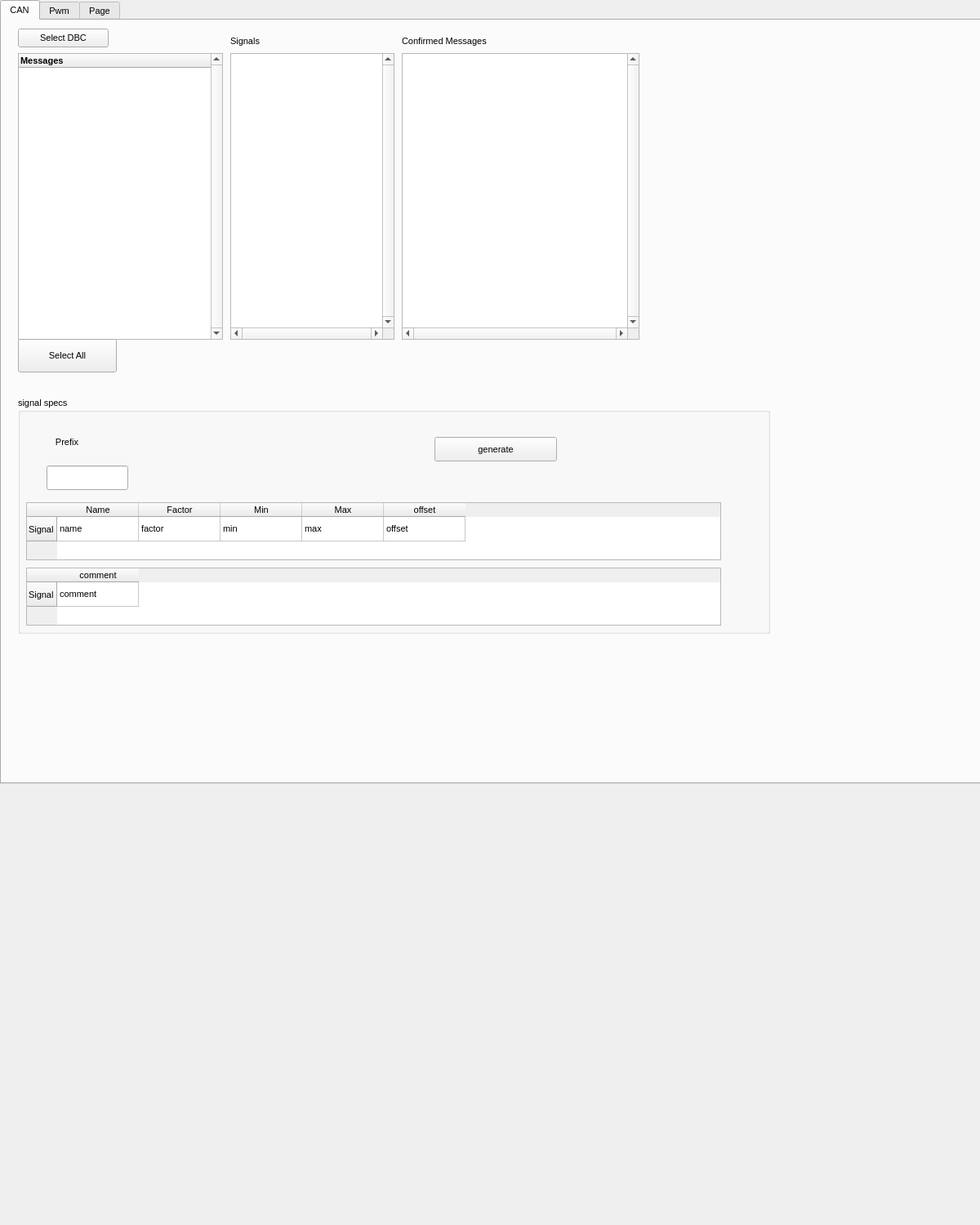
<?xml version="1.0" encoding="UTF-8"?>
<ui version="4.0">
 <class>Form</class>
 <widget class="QWidget" name="Form">
  <property name="geometry">
   <rect>
    <x>0</x>
    <y>0</y>
    <width>1200</width>
    <height>1500</height>
   </rect>
  </property>
  <property name="sizePolicy">
   <sizepolicy hsizetype="Fixed" vsizetype="Fixed">
    <horstretch>0</horstretch>
    <verstretch>0</verstretch>
   </sizepolicy>
  </property>
  <property name="windowTitle">
   <string>Form</string>
  </property>
  <widget class="QTabWidget" name="tabWidget">
   <property name="geometry">
    <rect>
     <x>0</x>
     <y>0</y>
     <width>1240</width>
     <height>960</height>
    </rect>
   </property>
   <property name="sizePolicy">
    <sizepolicy hsizetype="Expanding" vsizetype="Expanding">
     <horstretch>0</horstretch>
     <verstretch>0</verstretch>
    </sizepolicy>
   </property>
   <property name="minimumSize">
    <size>
     <width>0</width>
     <height>0</height>
    </size>
   </property>
   <property name="font">
    <font>
     <pointsize>8</pointsize>
     <weight>50</weight>
     <bold>false</bold>
    </font>
   </property>
   <property name="currentIndex">
    <number>0</number>
   </property>
   <widget class="QWidget" name="CAN">
    <attribute name="title">
     <string>CAN</string>
    </attribute>
    <widget class="QPushButton" name="pushButton_1_select_dbc">
     <property name="geometry">
      <rect>
       <x>20</x>
       <y>10</y>
       <width>111</width>
       <height>23</height>
      </rect>
     </property>
     <property name="text">
      <string>Select DBC</string>
     </property>
    </widget>
    <widget class="QGroupBox" name="groupBox">
     <property name="geometry">
      <rect>
       <x>20</x>
       <y>460</y>
       <width>921</width>
       <height>291</height>
      </rect>
     </property>
     <property name="title">
      <string>signal specs</string>
     </property>
     <property name="alignment">
      <set>Qt::AlignLeading|Qt::AlignLeft|Qt::AlignVCenter</set>
     </property>
     <widget class="QWidget" name="gridLayoutWidget">
      <property name="geometry">
       <rect>
        <x>10</x>
        <y>33</y>
        <width>151</width>
        <height>91</height>
       </rect>
      </property>
      <layout class="QGridLayout" name="gridLayout">
       <item row="2" column="0">
        <widget class="QLineEdit" name="lineEdit_1_prefix">
         <property name="maximumSize">
          <size>
           <width>100</width>
           <height>30</height>
          </size>
         </property>
         <property name="maxLength">
          <number>100</number>
         </property>
        </widget>
       </item>
       <item row="0" column="0">
        <widget class="QLabel" name="label_1_prefix">
         <property name="minimumSize">
          <size>
           <width>50</width>
           <height>30</height>
          </size>
         </property>
         <property name="maximumSize">
          <size>
           <width>50</width>
           <height>30</height>
          </size>
         </property>
         <property name="layoutDirection">
          <enum>Qt::LeftToRight</enum>
         </property>
         <property name="text">
          <string>Prefix</string>
         </property>
         <property name="alignment">
          <set>Qt::AlignCenter</set>
         </property>
        </widget>
       </item>
      </layout>
     </widget>
     <widget class="QPushButton" name="pushButton_2_generate">
      <property name="geometry">
       <rect>
        <x>510</x>
        <y>50</y>
        <width>150</width>
        <height>30</height>
       </rect>
      </property>
      <property name="maximumSize">
       <size>
        <width>200</width>
        <height>30</height>
       </size>
      </property>
      <property name="text">
       <string>generate</string>
      </property>
     </widget>
     <widget class="QTableWidget" name="tableWidget_display_signals">
      <property name="geometry">
       <rect>
        <x>10</x>
        <y>130</y>
        <width>851</width>
        <height>71</height>
       </rect>
      </property>
      <property name="showGrid">
       <bool>true</bool>
      </property>
      <property name="gridStyle">
       <enum>Qt::SolidLine</enum>
      </property>
      <property name="wordWrap">
       <bool>false</bool>
      </property>
      <attribute name="horizontalHeaderCascadingSectionResizes">
       <bool>false</bool>
      </attribute>
      <attribute name="horizontalHeaderMinimumSectionSize">
       <number>20</number>
      </attribute>
      <attribute name="horizontalHeaderDefaultSectionSize">
       <number>100</number>
      </attribute>
      <attribute name="horizontalHeaderShowSortIndicator" stdset="0">
       <bool>false</bool>
      </attribute>
      <attribute name="verticalHeaderMinimumSectionSize">
       <number>10</number>
      </attribute>
      <attribute name="verticalHeaderDefaultSectionSize">
       <number>30</number>
      </attribute>
      <attribute name="verticalHeaderHighlightSections">
       <bool>true</bool>
      </attribute>
      <row>
       <property name="text">
        <string>Signal</string>
       </property>
      </row>
      <column>
       <property name="text">
        <string>Name</string>
       </property>
      </column>
      <column>
       <property name="text">
        <string>Factor</string>
       </property>
      </column>
      <column>
       <property name="text">
        <string>Min</string>
       </property>
      </column>
      <column>
       <property name="text">
        <string>Max</string>
       </property>
      </column>
      <column>
       <property name="text">
        <string>offset</string>
       </property>
      </column>
      <item row="0" column="0">
       <property name="text">
        <string>name</string>
       </property>
      </item>
      <item row="0" column="1">
       <property name="text">
        <string>factor</string>
       </property>
      </item>
      <item row="0" column="2">
       <property name="text">
        <string>min</string>
       </property>
      </item>
      <item row="0" column="3">
       <property name="text">
        <string>max</string>
       </property>
      </item>
      <item row="0" column="4">
       <property name="text">
        <string>offset</string>
       </property>
      </item>
     </widget>
     <widget class="QTableWidget" name="tableWidget_display_signals_2">
      <property name="geometry">
       <rect>
        <x>10</x>
        <y>210</y>
        <width>851</width>
        <height>71</height>
       </rect>
      </property>
      <property name="showGrid">
       <bool>true</bool>
      </property>
      <property name="gridStyle">
       <enum>Qt::SolidLine</enum>
      </property>
      <property name="wordWrap">
       <bool>false</bool>
      </property>
      <attribute name="horizontalHeaderCascadingSectionResizes">
       <bool>false</bool>
      </attribute>
      <attribute name="horizontalHeaderMinimumSectionSize">
       <number>20</number>
      </attribute>
      <attribute name="horizontalHeaderDefaultSectionSize">
       <number>100</number>
      </attribute>
      <attribute name="horizontalHeaderShowSortIndicator" stdset="0">
       <bool>false</bool>
      </attribute>
      <attribute name="verticalHeaderMinimumSectionSize">
       <number>10</number>
      </attribute>
      <attribute name="verticalHeaderDefaultSectionSize">
       <number>30</number>
      </attribute>
      <attribute name="verticalHeaderHighlightSections">
       <bool>true</bool>
      </attribute>
      <row>
       <property name="text">
        <string>Signal</string>
       </property>
      </row>
      <column>
       <property name="text">
        <string>comment</string>
       </property>
      </column>
      <item row="0" column="0">
       <property name="text">
        <string>comment</string>
       </property>
      </item>
     </widget>
    </widget>
    <widget class="QTreeWidget" name="treeWidget_dbc_signals">
     <property name="geometry">
      <rect>
       <x>20</x>
       <y>40</y>
       <width>251</width>
       <height>351</height>
      </rect>
     </property>
     <property name="font">
      <font>
       <pointsize>8</pointsize>
       <weight>75</weight>
       <bold>true</bold>
      </font>
     </property>
     <property name="verticalScrollBarPolicy">
      <enum>Qt::ScrollBarAlwaysOn</enum>
     </property>
     <property name="horizontalScrollBarPolicy">
      <enum>Qt::ScrollBarAsNeeded</enum>
     </property>
     <property name="sizeAdjustPolicy">
      <enum>QAbstractScrollArea::AdjustIgnored</enum>
     </property>
     <property name="horizontalScrollMode">
      <enum>QAbstractItemView::ScrollPerItem</enum>
     </property>
     <property name="indentation">
      <number>5</number>
     </property>
     <property name="wordWrap">
      <bool>false</bool>
     </property>
     <column>
      <property name="text">
       <string>Messages</string>
      </property>
     </column>
    </widget>
    <widget class="QListWidget" name="listWidget_selected_signals">
     <property name="geometry">
      <rect>
       <x>280</x>
       <y>40</y>
       <width>201</width>
       <height>351</height>
      </rect>
     </property>
     <property name="verticalScrollBarPolicy">
      <enum>Qt::ScrollBarAlwaysOn</enum>
     </property>
     <property name="horizontalScrollBarPolicy">
      <enum>Qt::ScrollBarAlwaysOn</enum>
     </property>
     <property name="sizeAdjustPolicy">
      <enum>QAbstractScrollArea::AdjustToContents</enum>
     </property>
    </widget>
    <widget class="QLabel" name="label_6_selected_signals">
     <property name="geometry">
      <rect>
       <x>280</x>
       <y>10</y>
       <width>191</width>
       <height>31</height>
      </rect>
     </property>
     <property name="styleSheet">
      <string notr="true">font: 75 14pt &quot;MS Shell Dlg 2&quot;;</string>
     </property>
     <property name="text">
      <string>Signals</string>
     </property>
    </widget>
    <widget class="QListWidget" name="listWidget_confirmed_signals">
     <property name="geometry">
      <rect>
       <x>490</x>
       <y>40</y>
       <width>291</width>
       <height>351</height>
      </rect>
     </property>
     <property name="verticalScrollBarPolicy">
      <enum>Qt::ScrollBarAlwaysOn</enum>
     </property>
     <property name="horizontalScrollBarPolicy">
      <enum>Qt::ScrollBarAlwaysOn</enum>
     </property>
     <property name="sizeAdjustPolicy">
      <enum>QAbstractScrollArea::AdjustToContents</enum>
     </property>
    </widget>
    <widget class="QLabel" name="label_7_confirmed_signals">
     <property name="geometry">
      <rect>
       <x>490</x>
       <y>10</y>
       <width>271</width>
       <height>31</height>
      </rect>
     </property>
     <property name="styleSheet">
      <string notr="true">font: 75 14pt &quot;MS Shell Dlg 2&quot;;</string>
     </property>
     <property name="text">
      <string>Confirmed Messages</string>
     </property>
    </widget>
    <widget class="QPushButton" name="pushButton_3_select_all_messages">
     <property name="geometry">
      <rect>
       <x>20</x>
       <y>390</y>
       <width>121</width>
       <height>41</height>
      </rect>
     </property>
     <property name="text">
      <string>Select All</string>
     </property>
    </widget>
   </widget>
   <widget class="QWidget" name="PWM">
    <attribute name="title">
     <string>Pwm</string>
    </attribute>
    <widget class="QPushButton" name="pushButton">
     <property name="geometry">
      <rect>
       <x>60</x>
       <y>80</y>
       <width>75</width>
       <height>23</height>
      </rect>
     </property>
     <property name="text">
      <string>pwn_push</string>
     </property>
    </widget>
   </widget>
   <widget class="QWidget" name="tab">
    <attribute name="title">
     <string>Page</string>
    </attribute>
   </widget>
  </widget>
 </widget>
 <resources/>
 <connections/>
</ui>
